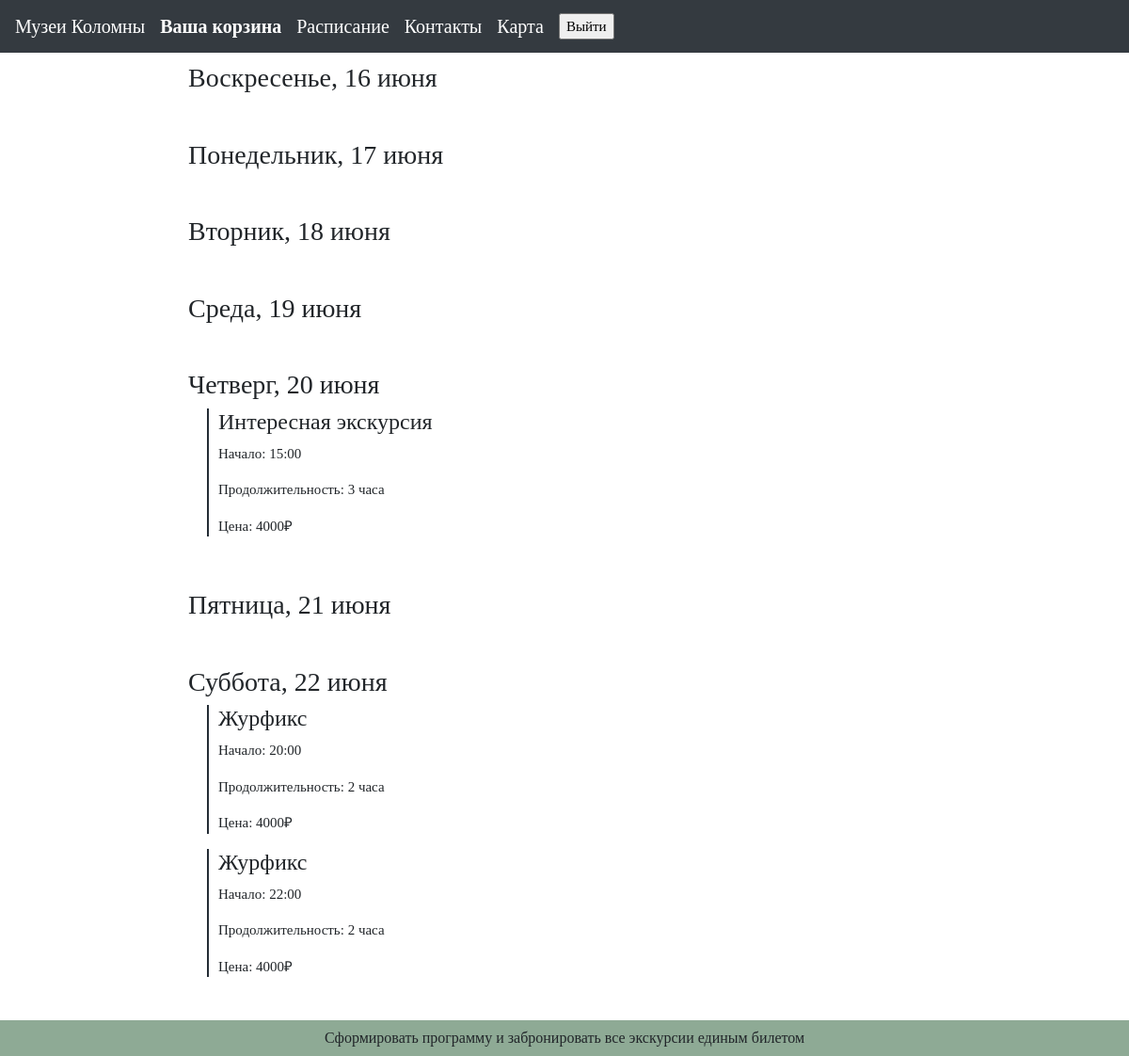
Page /basket/ (signed in) on the earlier database version.
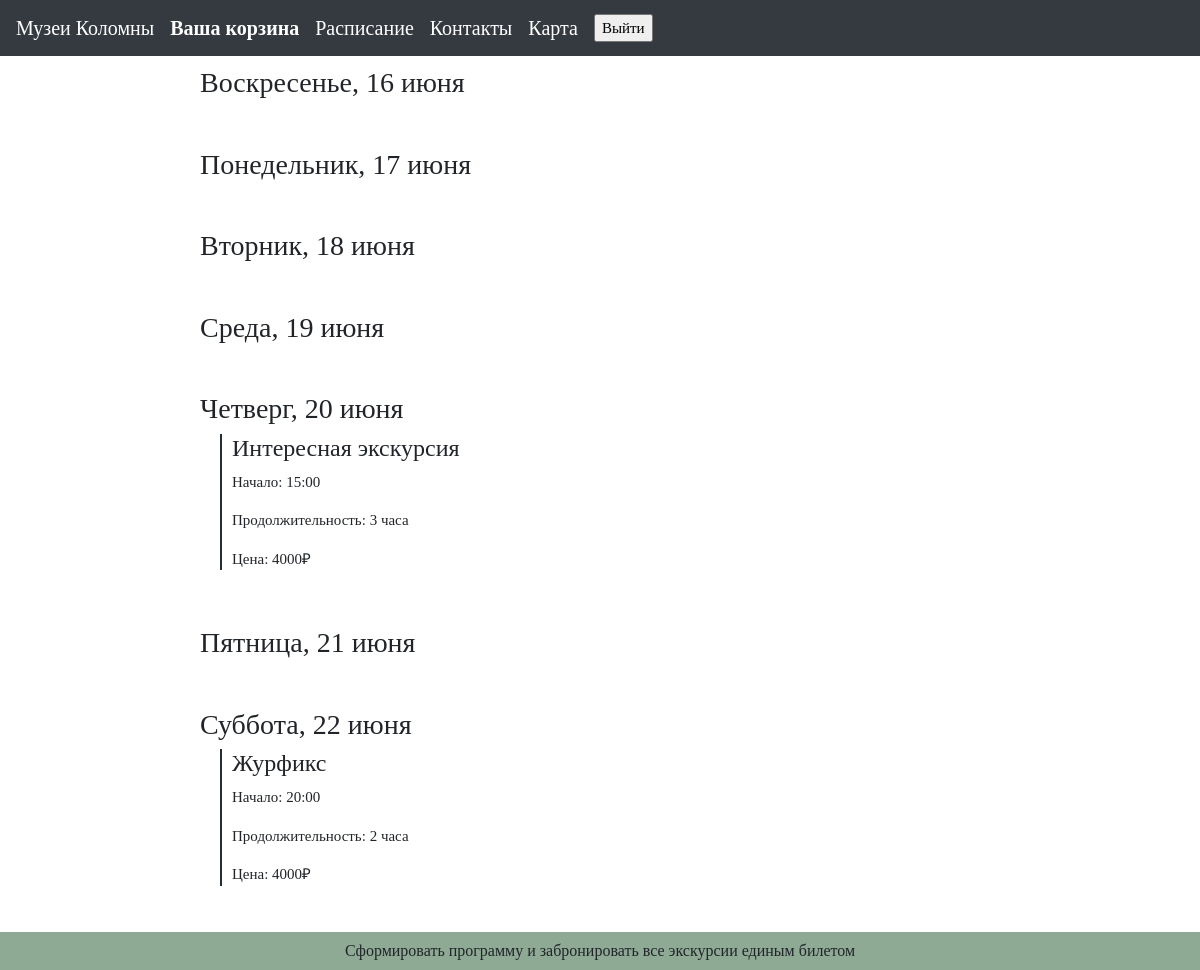
Same page on the later database version.
### first/models.py (models this page shows)
class Programm(models.Model):
    name = models.CharField(max_length=10000, default=None)
    length = models.IntegerField()
    month_start = models.IntegerField()
    day_start = models.IntegerField()
    hour_start = models.IntegerField()
    minute_start = models.IntegerField()
    periodicity = models.IntegerField()
    capacity = models.IntegerField()
    price_adult = models.IntegerField()
    price_children = models.IntegerField()
    price_invalid = models.IntegerField()
    discount_price_adult = models.IntegerField()
    discount_price_invalid = models.IntegerField()
    discount_price_children = models.IntegerField()
    parent = models.IntegerField()

### first/views.py (the view, shortened to what this page needs)
# urls.py: path('basket/', views.basket_page),
@login_required
def basket_page(request):
    user = User.objects.get(username=request.user)
    fv = Favorite.objects.filter(user=user)
    places = []
    for i in fv: places.append(i.place)
    print("PLACES: ", places)
    programms = []
    for j in places:
        for i in Programm.objects.filter(parent=j.id): programms.append(i)
    now_weekday = datetime.now().isoweekday()
    now_month = date.today().month
    now_day = date.today().day
    now_hour = datetime.now().hour + 3
    now_minute = datetime.now().minute
    TIMESWEEK = 168
    days = ['Понедельник', 'Вторник', 'Среда', 'Четверг', 'Пятница', 'Суббота', 'Воскресенье']
    months = ["января", "февраля", "марта", "апреля", "мая", "июня", "июля", "августа", "сентября", "октября", "ноября", "декабря"]
    lst = dict()
    k = 0
    print(days[now_weekday-1:len(days):])
    for i in days[now_weekday-1:len(days):]:
        print(i)
        if now_month == 4 or now_month == 6 or now_month == 9 or now_month == 11:
            if now_day + k > 30:
                lst[f"{i}, {now_day + k - 30} {months[now_month - 1 + 1]}"] = []
            else:
                lst[f"{i}, {now_day + k} {months[now_month - 1]}"] = []
        k += 1
    for i in days[:now_weekday - 1]:
        if now_month == 4 or now_month == 6 or now_month == 9 or now_month == 11:
            if now_day + k > 30:
                lst[f"{i}, {now_day + k - 30} {months[now_month - 1 + 1]}"] = []
            else:
                lst[f"{i}, {now_day + k} {months[now_month - 1]}"] = []
        k += 1
    print(programms)
    for i in programms:
        change_time(i)
        if i.day_start - now_day <= 6:
            lst[list(lst.keys())[i.day_start - now_day]].append([i.name, str(i.hour_start).zfill(2), str(i.minute_start).zfill(2), i.length, i.price_adult])
    for i in lst:
        lst[i] = sorted(lst[i], key=lambda x: x[1])
        lst[i] = sorted(lst[i], key=lambda x: x[2])
    res = []
    for i in lst:
        pr = {
            "day": i,
            "value": []
        }
        for j in lst[i]:
            pr["value"].append({
                "name": j[0],
                "time": f"{j[1]}:{j[2]}",
                "capacity": j[3],
                "price": j[4]
            })
        res.append(pr)
    context = {
        "lst": res
    }
    if request.method == "POST":
        print("done")
        print(request.POST)
        return redirect('/one_revers')
    print(lst)
    return render(request, "basket.html", context)

### first/templates/basket.html (shortened to what this page needs)
<!DOCTYPE html>
<html lang="en">
<head>
    <link rel="stylesheet" href="https://stackpath.bootstrapcdn.com/bootstrap/4.5.2/css/bootstrap.min.css">
</head>
<body>
    <nav class="navbar navbar-expand-lg navbar-dark bg-dark">
    <a class="navbar-brand" href="../">Музеи Коломны</a>
    <a class="navbar-brand" href=""><b>Ваша корзина</b></a>
    <a class="navbar-brand" href="/timetable_client">Расписание</a>
    <a class="navbar-brand" href="/contacts">Контакты</a>
    <a class="navbar-brand" href="/map">Карта</a>
        <div class="registration-container">
                {% if user.is_authenticated %}
                <form action="/logout/" method="post">
                    <input class="button-exit" type="submit" value="Выйти">
                </form>
                {% else %}
                    <a class="other-a" href="/login">Войти</a>
                {% endif %}
        </div>
    </nav>
    <div class="timeline">
        {% for i in lst %}
        <div class="day">
            <h3>{{ i.day }}</h3>
            {% for j in i.value %}
            <div class="event">
                <h4>{{ j.name }}</h4>
                <p>Начало: {{ j.time }} </p>
                <p>Продолжительность: {{ j.capacity }} часа</p>
                <p>Цена: {{ j.price }}₽</p>
            </div>
            {% endfor %}
        </div>
        {% endfor %}
        </div>
    <form id="one_ticket" action="/basket_reserv">
        <button class="btn" >Сформировать программу и забронировать все экскурсии единым билетом</button>
    </form>
</body>
</html>

Differences in the rows shown:
removed Programm: name "Журфикс"
Other differences:
list line gone: "Начало: 22:00 Продолжительность: 2 часа Цена: 4000 ₽"
